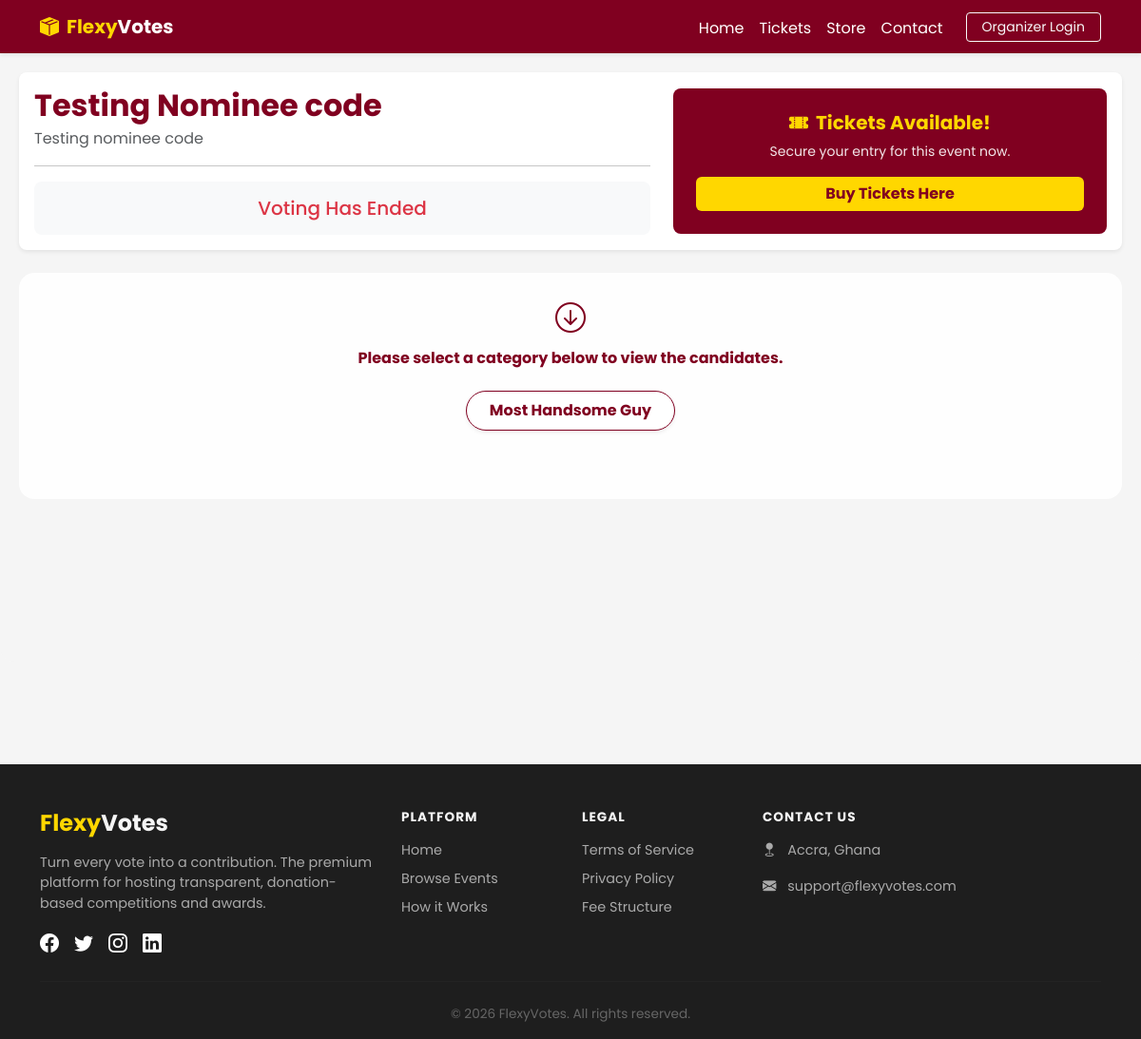
The app's page /event/14/ with its own data.
### voting/models.py (models this page shows, shortened)
class Event(models.Model):
    class VotingMode(models.TextChoices):
        PAY_TO_VOTE = 'Pay to Vote', 'Pay to Vote'
        CODE_VOTING = 'Code Voting', 'Code Voting'
    voting_mode = models.CharField(max_length=20, choices=VotingMode.choices, default=VotingMode.PAY_TO_VOTE)
    class CodeVotingMode(models.TextChoices):
        STANDARD = 'Standard', 'Standard Codes'
        STUDENT_ID = 'Student ID', 'Student ID + Code'
    code_voting_mode = models.CharField(max_length=20, choices=CodeVotingMode.choices, default=CodeVotingMode.STANDARD)
    enable_tie_breaker = models.BooleanField(default=False) # <--- ADD THIS LINE
    title = models.CharField(max_length=200)
    description = models.TextField(blank=True)
    start_date = models.DateTimeField()
    end_date = models.DateTimeField()
    is_active = models.BooleanField(default=True)
    primary_color = models.CharField(max_length=7, default='#800020')
    accent_color = models.CharField(max_length=7, default='#FFD700')
    background_image = models.ImageField(upload_to='event_backgrounds/', blank=True, null=True, validators=[validate_file_size])
    event_image = models.ImageField(upload_to='event_flyers/', blank=True, null=True, validators=[validate_file_size])
    platform_fee_percentage = models.DecimalField(max_digits=4, decimal_places=2, default=20.00)
    organizer = models.ForeignKey(User, on_delete=models.SET_NULL, null=True, blank=True, related_name='events')

class Category(models.Model):
    event = models.ForeignKey(Event, on_delete=models.CASCADE, related_name='categories')
    name = models.CharField(max_length=100)

### voting/views.py (the view)
# urls.py: path('event/<int:event_id>/', views.event_detail, name='event_detail'),
def event_detail(request, event_id):
    event = get_object_or_404(Event, id=event_id)
    is_expired = timezone.now() > event.end_date
    is_organizer_or_admin = False
    if request.user.is_authenticated:
        if request.user.is_staff or (hasattr(request.user, 'profile') and request.user.profile.is_approved_organizer):
            is_organizer_or_admin = True
    candidates = event.candidates.annotate(
        vote_count=Coalesce(Sum('transactions__number_of_votes', filter=Q(transactions__status='Success', transactions__vote_type='Main')), 0, output_field=IntegerField()),
        tie_breaker_count=Coalesce(Sum('transactions__number_of_votes', filter=Q(transactions__status='Success', transactions__vote_type='Tie-Breaker')), 0, output_field=IntegerField())
    ).order_by('-vote_count', '-tie_breaker_count', 'name')
    total_votes = sum(c.vote_count for c in candidates)
    for c in candidates:
        c.percentage = int((c.vote_count / total_votes) * 100) if total_votes > 0 else 0
    return render(request, 'voting/event_detail.html', {
        'event': event,
        'candidates': candidates,
        'is_expired': is_expired,
        'is_organizer_or_admin': is_organizer_or_admin
    })

### templates/voting/event_detail.html (shortened to what this page needs)
{% extends 'voting/base.html' %}
{% block content %}
<div style="--primary: {{ event.primary_color }}; --accent: {{ event.accent_color }};
     {% if event.background_image %}
         background-image: url('{{ event.background_image.url }}'); background-size: cover; background-attachment: fixed;
     {% else %}
         background-color: #F5F5F5;
     {% endif %}
     min-height: 80vh; padding: 20px 20px; border-radius: 15px; margin-bottom: 60px;">
    <div class="bg-white p-3 mb-4 rounded-3 shadow-sm">
        <div class="row align-items-center">
            <div class="col-lg-7">
                <h2 class="fw-bold mb-1" style="color: var(--primary);">{{ event.title }}</h2>
                <p class="mb-0 text-muted">{{ event.description }}</p>
                <hr class="my-3">
                <div class="text-center bg-light p-3 rounded-3" id="countdown-container">
                </div>
            </div>
            <div class="col-lg-5 mt-3 mt-lg-0">
                {% if event.tickets.all %}
                <div class="p-4 rounded-3 text-center h-100 d-flex flex-column justify-content-center" style="background-color: var(--primary);">
                    <h5 class="mb-2 fw-bold" style="color: var(--accent);"><i class="bi bi-ticket-perforated-fill me-2"></i>Tickets Available!</h5>
                    <p class="small mb-3" style="color: #fff; opacity: 0.9;">Secure your entry for this event now.</p>
                    <a href="{% url 'event_tickets' event.id %}" class="btn btn-gold fw-bold">Buy Tickets Here</a>
                </div>
                {% else %}
                <div class="p-4 rounded-3 text-center h-100 d-flex flex-column justify-content-center bg-light border">
                    <h5 class="mb-2 fw-bold text-muted"><i class="bi bi-info-circle me-2"></i>No Tickets Required</h5>
                    <p class="small mb-0 text-muted">This is a free entry or voting-only event.</p>
                </div>
                {% endif %}
            </div>
        </div>
    </div>
    <div class="p-4 rounded-4" style="background-color: rgba(255, 255, 255, 0.85); backdrop-filter: blur(5px);">
        {% if event.categories.all %}
            <div class="text-center mb-4">
                <i class="bi bi-arrow-down-circle fs-2 d-block mb-2" style="color: var(--primary);"></i>
                <h6 class="fw-bold mb-0" style="color: var(--primary);">Please select a category below to view the candidates.</h6>
            </div>
            <ul class="nav nav-pills mb-5 justify-content-center gap-2" id="categoryTabs" role="tablist">
                {% for category in event.categories.all %}
                <li class="nav-item" role="presentation">
                    <div class="d-flex align-items-center gap-1">
                        <button class="nav-link rounded-pill px-4 py-2 shadow-sm fw-bold cat-tab"
                                id="tab-{{ category.id }}" data-bs-toggle="pill" data-bs-target="#pane-{{ category.id }}" type="button" role="tab">
                            {{ category.name }}
                        </button>
                    </div>
                </li>
                {% endfor %}
            </ul>
        {% endif %}
    </div>
</div>
{% endblock %}

### templates/voting/base.html (style rules this page uses)
body { font-family: 'Poppins', sans-serif; background-color: #F5F5F5; color: #1E1E1E; display: flex; flex-direction: column; min-height: 100vh; }
.btn-gold { background-color: #FFD700; color: #800020; font-weight: 700; border: none; transition: background-color 0.3s ease; }
.nav-link { position: relative; padding-bottom: 5px; }
.nav-link::after { content: ''; position: absolute; bottom: 0; left: 50%; transform: translateX(-50%); width: 0; height: 2px; background-color: #FFD700; transition: width 0.3s ease; }

### templates/voting/event_detail.html (style rules this page uses)
.cat-tab { background-color: #FFFFFF; color: var(--primary); border: 1px solid var(--primary); }

### records on screen
Event: title "Testing Nominee code", description "Testing nominee code"
Category: name "Most Handsome Guy"
